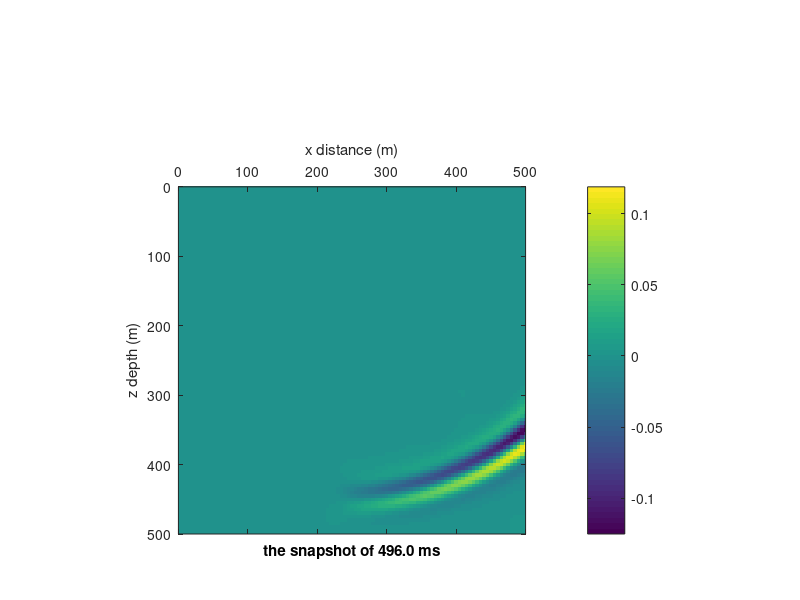
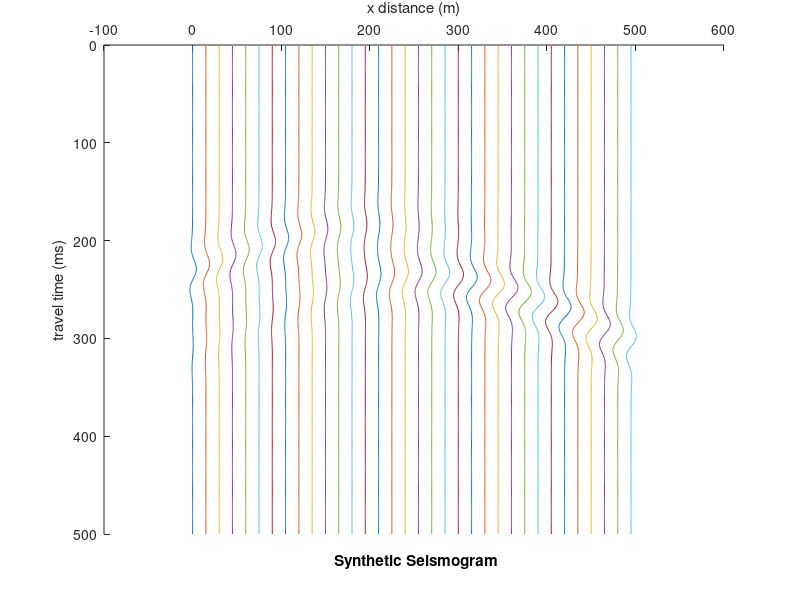

These figures' MATLAB source, in order:
function TDFDAWFS2DSG

% TDFDAWFS2DSG
% This is a program of Time Domain Finite Difference Acoustic Wave Field Simulating with 2-Dimension Staggered Grid.
% Written by Tche.L. from USTC, 2016,6.

clc; clear; close all;
% format long;

%% Input parameters

nx = 101;               % the number of grid nodes in x-direction.
nz = 101;               % the number of grid nodes in z-direction.
npmlz = 20;            	% the number of grid nodes in top and bottom side of PML absorbing boundary.
npmlx = 20;             % the number of grid nodes in left and right side of PML absorbing boudary.
sx = 50;                % the grid node number of source position in x-direction.
sz = 50;                % the grid node number of source position in z-direction.
dx = 5;                 % the grid node interval in x-direction; Unit: m.
dz = 5;                 % the grid node interval in z-direction; Unit: m.
nt = 500;               % the number of time nodes for wave calculating.
dt = 1e-3;            	% the time node interval; Unit: s.
nppw = 12;              % the node point number per wavelength for dominant frequency of Ricker wavelet source.
ampl = 1.0e0;           % the amplitude of source wavelet.
xrcvr = 1:3:nx;         % the grid node number in x-direction of reciver position on ground.
nodr = 3;               % half of the order number for spatial difference.

%% Determine the difference coefficients

B = [1 zeros(1,nodr - 1)]';
A = NaN*ones(nodr,nodr);
for i = 1:1:nodr
    A(i,:) = (1:2:2*nodr - 1).^(2*i - 1);
end
C = A\B;

%% Model and source

Nz = nz + 2*npmlz;
Nx = nx + 2*npmlx;

vp = 2000*ones(Nz,Nx);                                                      % the velocity of acoustic wave of model; Unit: m/s.
rho = 1000*ones(Nz,Nx);                                                     % the density of model; Unit: kg/m^3.
rho(fix(Nz/3):end,fix(Nx/2):end) = 500;
vp(fix(Nz/3):end,fix(Nx/2):end) = 1000;

f0 = min(vp(:))/(min(dx,dz)*nppw);                                          % the dominant frequency of source Ricker wavelet; Unit: Hz.
t0 = 1/f0;                                                                  % the time shift of source Ricker wavelet; Unit: s; Suggest: 0.02 if fm = 50, or 0.05 if fm = 20.
t = dt*(1:1:nt);
src = (1 - 2*(pi*f0.*(t - t0)).^2).*exp( - (pi*f0*(t - t0)).^2);           	% the time series of source wavelet.
% The source wavelet formula refers to the equations (18) of Collino and Tsogka, 2001.

%% Perfectly matched layer absorbing factor

% R = 1e-6;                                                                   % Recommend: $R = 1e-2, if $nabsr = 5; $R = 1e-3, if $nabsr = 10; $R = 1e-4, if $absr = 20.
% dpml0z = log(1/R)*3*max(vp(:))/(2*npmlz);
dpml0z = 3*max(vp(:))/dz*(8/15 - 3/100*npmlz + 1/1500*npmlz^2);
dpmlz = zeros(Nz,Nx);
dpmlz(1:npmlz,:) = (dpml0z*((npmlz: - 1:1)./npmlz).^2)'*ones(1,Nx);
dpmlz(npmlz + nz + 1:Nz,:) = dpmlz(npmlz: - 1:1,:);
dpml0x = 3*max(vp(:))/dx*(8/15 - 3/100*npmlx + 1/1500*npmlx^2);
dpmlx = zeros(Nz,Nx);
dpmlx(:,1:npmlx) = ones(Nz,1)*(dpml0x*((npmlx: - 1:1)./npmlx).^2);
dpmlx(:,npmlx + nx + 1:Nx) = dpmlx(:,npmlx: - 1:1);
% The PML formula refers to the equations (2) and (3) of Marcinkovich and Olsen, 2003.

%% Wavefield calculating

rho1 = rho;             % or = [(rho(:,1:end - 1) + rho(:,2:end))./2 (2*rho(:,end) - rho(:,end - 1))];
rho2 = rho;             % or = [(rho(1:end - 1,:) + rho(2:end,:))./2; (2*rho(end,:) - rho(end - 1,:))];

Coeffi1 = (2 - dt.*dpmlx)./(2 + dt.*dpmlx);
Coeffi2 = (2 - dt.*dpmlz)./(2 + dt.*dpmlz);
Coeffi3 = 1./rho1./dx.*(2*dt./(2 + dt.*dpmlx));
Coeffi4 = 1./rho2./dz.*(2*dt./(2 + dt.*dpmlz));
Coeffi5 = rho.*(vp.^2)./dx.*(2*dt./(2 + dt.*dpmlx));
Coeffi6 = rho.*(vp.^2)./dz.*(2*dt./(2 + dt.*dpmlz));

% +++++++++++++++++++++++++++++++++++++ approximate coeffient ++++++++++++++++++++++++++++++++++++++
% Coeffi1 = 1 - dt.*dpmlx;
% Coeffi2 = 1 - dt.*dpmlz;
% Coeffi3 = 1./rho./dx.*dt;
% Coeffi4 = 1./rho./dz.*dt;
% Coeffi5 = rho.*(vp.^2)./dx.*dt;
% Coeffi6 = rho.*(vp.^2)./dz.*dt;
% --------------------------------------------------------------------------------------------------

NZ = Nz + 2*nodr;                                                           % All values of the outermost some columns are set to zero to be a boundary condition: all of wavefield values beyond the left and right boundary are null.
NX = Nx + 2*nodr;                                                           % All values of the outermost some rows are set to zero to be a boundary condition: all of wavefield values beyond the top and bottom boundary are null.

Znodes = nodr + 1:NZ - nodr;
Xnodes = nodr + 1:NX - nodr;
znodes = nodr + npmlz + 1:nodr + npmlz + nz;
xnodes = nodr + npmlx + 1:nodr + npmlx + nx;
nsrcz = nodr + npmlz + sz;
nsrcx = nodr + npmlx + sx;

Ut = NaN*ones(NZ,NX,2);                                                     % the wavefield value preallocation.
Uz = zeros(NZ,NX,2);                                                        % The initial condition: all of wavefield values are null before source excitation.
Ux = zeros(NZ,NX,2);                                                        % The initial condition: all of wavefield values are null before source excitation.
Vz = zeros(NZ,NX,2);                                                        % The initial condition: all of wavefield values are null before source excitation.
Vx = zeros(NZ,NX,2);                                                        % The initial condition: all of wavefield values are null before source excitation.
Psum = NaN*ones(Nz,Nx);

U = NaN*ones(nz,nx,nt);

tic;
for it = 1:1:nt
    fprintf('The calculating time node is: it = %d\n',it);
    Ux(nsrcz,nsrcx,1) = Ux(nsrcz,nsrcx,1) + ampl*src(it)./2;
    Uz(nsrcz,nsrcx,1) = Uz(nsrcz,nsrcx,1) + ampl*src(it)./2;
    Ut(:,:,1) = Ux(:,:,1) + Uz(:,:,1);
    U(:,:,it) = Ut(znodes,xnodes,1);
    Psum(:,:) = 0;
    for i = 1:1:nodr
        Psum = Psum + C(i).*(Ut(Znodes,Xnodes + i,1) - Ut(Znodes,Xnodes + 1 - i,1));
    end
    Vx(Znodes,Xnodes,2) = Coeffi1.*Vx(Znodes,Xnodes,1) - Coeffi3.*Psum;
    Psum(:,:) = 0;
    for i = 1:1:nodr
        Psum = Psum + C(i).*(Ut(Znodes + i,Xnodes,1) - Ut(Znodes + 1 - i,Xnodes,1));
    end
    Vz(Znodes,Xnodes,2) = Coeffi2.*Vz(Znodes,Xnodes,1) - Coeffi4.*Psum;
    Psum(:,:) = 0;
    for i = 1:1:nodr
        Psum = Psum + C(i).*(Vx(Znodes,Xnodes - 1 + i,2) - Vx(Znodes,Xnodes - i,2));
    end
    Ux(Znodes,Xnodes,2) = Coeffi1.*Ux(Znodes,Xnodes,1) - Coeffi5.*Psum;
    Psum(:,:) = 0;
    for i = 1:1:nodr
        Psum = Psum + C(i).*(Vz(Znodes - 1 + i,Xnodes,2) - Vz(Znodes - i,Xnodes,2));
    end
    Uz(Znodes,Xnodes,2) = Coeffi2.*Uz(Znodes,Xnodes,1) - Coeffi6.*Psum;
    Ut(:,:,1) = Ut(:,:,2);
    Uz(:,:,1) = Uz(:,:,2);
    Ux(:,:,1) = Ux(:,:,2);
    Vz(:,:,1) = Vz(:,:,2);
    Vx(:,:,1) = Vx(:,:,2);
end
toc;

%% Plotting

% Wavefield Snapshot
figure;% colormap gray;
clims = [min(U(:)) max(U(:))]./5;
for it = 1:5:nt
    imagesc((0:nx - 1).*dx,(0:nz - 1).*dz,U(:,:,it));%,clims);
    set(gca,'xaxislocation','top'); axis equal; axis([0 (nx - 1)*dx 0 (nz - 1)*dz]);
    colorbar; xlabel('x distance (m)'); ylabel('z depth (m)');
    title(sprintf('the snapshot of %.1f ms',it*dt*1e3),'position',[(nx - 1)*dx/2,(nz - 1)*dz*(1 + 0.07)]);
    pause(0.01);
end

% Synthetic Seismogram
syngram(:,:) = U(1,xrcvr,:);
synmax = max(abs(syngram(:)));
rcvrintv = (xrcvr(2) - xrcvr(1))*dx;
syngram = syngram./synmax.*(rcvrintv/2);
[nsyn,~] = size(syngram);
figure; hold on;
for i = 1:1:nsyn
    plot(syngram(i,:) + (xrcvr(i) - 1)*dx,t.*1e3);
end
xlabel('x distance (m)'); ylabel('travel time (ms)');
title('Synthetic Seismogram','position',[(xrcvr(1) + xrcvr(nsyn))*dx/2,t(end)*1e3*(1 + 0.07)]);
set(gca,'xaxislocation','top');
set(gca,'YDir','reverse');
hold off;

end

%% References

% Collino and Tsogka, 2001. Geophysics, Application of the perfectly matched absorbing layer model to the linear elastodynamic problem in anisotropic heterogeneous media.
% Marcinkovich and Olsen, 2003. Journal of Geophysical Research, On the implementation of perfectly mathced layers in a three-dimensional fourth-order velocity-stress finite difference scheme.
